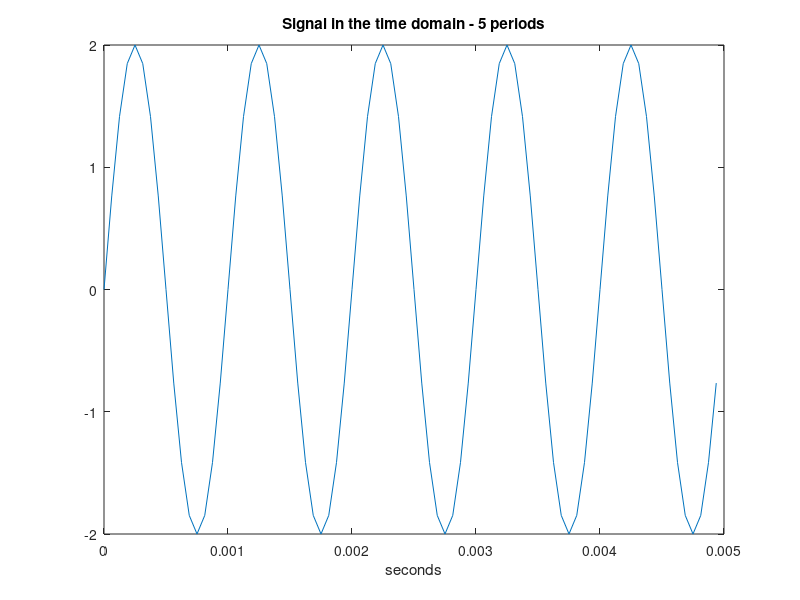

Write MATLAB code to recreate this figure. (Note: this script raises an error after producing the figure.)
clear
clc

f0 = 1000; %Fréquence du sinus
fe = 16000; %Fréquence d'échantillonage
A=2;
T0 = 1/f0;
Te = 1/fe;
D = 2;
t = (0:Te:D);
n = ceil(5*(T0/Te)); % nbre d'échantillons

figure;
x = A*sin(2*pi*f0*t);
plot(t(1:n),x(1:n));
xlabel('seconds');
title('Signal in the time domain - 5 periods');
zoom xon;

% valeur moyenne
Vm = mean(x(1:n));
disp("Vm = "+ Vm)
% puissance moyenne
Pm = mean(x(1:n).^2);
Pdbm = 10*log10((Pm/10^(-3)));
disp("Pm = "+ Pm +" W") % en W
disp("Pdbm = "+ Pdbm +" dBm") % en dBm
% valeur efficace
Aeff = sqrt(Pm);
disp("Aeff = "+ Aeff+ " W^(1/2)")